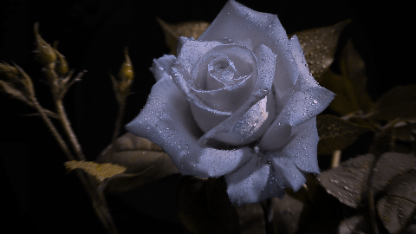
#> input picture test/flower-dal-sim.jpg, 416 x 234 px
$ python daltonize.py test/flower-dal-sim.jpg out.png
#> lines starting #> are read from the running program, lines starting #| are printed output that depends on the picture; after the words box and inside, x2 and y2 are one past the last pixel; in counts of white or black regions, pixels touching at a corner belong together
"""
   Written by Joerg Dietrich <astro@joergdietrich.com>. Copyright 2015-2020
   Based on original code by Oliver Siemoneit. Copyright 2007
   This code is licensed under the GNU GPL version 2, see COPYING for details.
"""

from collections import OrderedDict
import pickle
from pkg_resources import parse_version
import warnings

from PIL import Image
import numpy as np
assert parse_version(np.__version__) >= parse_version('1.9.0'), \
    "numpy >= 1.9.0 is required for daltonize"
try:
    import matplotlib as mpl
    _NO_MPL = False
except ImportError:
    _NO_MPL = True

COLOR_KEYS = ("color", "fc", "ec", "mec", "mfc", "mfcalt", "cmap", "array")

def transform_colorspace(img, mat):
    """Transform image to a different color space.

    Arguments:
    ----------
    img : array of shape (M, N, 3)
    mat : array of shape (3, 3)
        conversion matrix to different color space

    Returns:
    --------
    out : array of shape (M, N, 3)
    """
    return img @ mat.T


def simulate(rgb, color_deficit="d"):
    """Simulate the effect of color blindness on an image.

    Arguments:
    ----------
    rgb : array of shape (M, N, 3)
        original image in RGB format, values must be [0, 1] bounded
    color_deficit : {"d", "p", "t"}, optional
        type of colorblindness, d for deuteronopia (default),
        p for protonapia,
        t for tritanopia

    Returns:
    --------
    sim_rgb : array of shape (M, N, 3)
        simulated image in RGB format
    """
    # Colorspace transformation matrices
    cb_matrices = {
        "d": np.array([[1, 0, 0], [1.10104433,  0, -0.00901975], [0, 0, 1]], dtype=np.float16),
        "p": np.array([[0, 0.90822864, 0.008192], [0, 1, 0], [0, 0, 1]], dtype=np.float16),
        "t": np.array([[1, 0, 0], [0, 1, 0], [-0.15773032,  1.19465634, 0]], dtype=np.float16),
    }
    rgb2lms = np.array([[0.3904725 , 0.54990437, 0.00890159],
       [0.07092586, 0.96310739, 0.00135809],
       [0.02314268, 0.12801221, 0.93605194]], dtype=np.float16)
    # Precomputed inverse
    lms2rgb = np.array([[ 2.85831110e+00, -1.62870796e+00, -2.48186967e-02],
       [-2.10434776e-01,  1.15841493e+00,  3.20463334e-04],
       [-4.18895045e-02, -1.18154333e-01,  1.06888657e+00]], dtype=np.float16)
    # first go from RBG to LMS space
    lms = transform_colorspace(rgb, rgb2lms)
    # Calculate image as seen by the color blind
    sim_lms = transform_colorspace(lms, cb_matrices[color_deficit])
    # Transform back to RBG
    sim_rgb = transform_colorspace(sim_lms, lms2rgb)
    return np.clip(sim_rgb, 0, 1)


def daltonize(rgb, color_deficit='d'):
    """
    Adjust color palette of an image to compensate color blindness.

    Arguments:
    ----------
    rgb : array of shape (M, N, 3)
        original image in RGB format, values must be [0, 1] bounded
    color_deficit : {"d", "p", "t"}, optional
        type of colorblindness, d for deuteronopia (default),
        p for protonapia,
        t for tritanopia

    Returns:
    --------
    dtpn : array of shape (M, N, 3)
        image in RGB format with colors adjusted
    """
    sim_rgb = simulate(rgb, color_deficit)
    err2mod = np.array([[0, 0, 0], [0.7, 1, 0], [0.7, 0, 1]])
    # rgb - sim_rgb contains the color information that dichromats
    # cannot see. err2mod rotates this to a part of the spectrum that
    # they can see.
    err = transform_colorspace(rgb - sim_rgb, err2mod)
    dtpn = err + rgb
    return np.clip(dtpn, 0, 1)


def array_to_img(arr, gamma=2.4):
    """Convert a numpy array to a PIL image.

    Arguments:
    ----------
    arr : array of shape (M, N, 3)
    gamma : float exponent of gamma correction

    Returns:
    --------
    img : PIL.Image.Image
        RGB image created from array
    """
    # clip values to lie in the range [0, 255]
    arr = inverse_gamma_correction(arr, gamma=gamma)
    arr = np.clip(arr, 0, 255)
    arr = arr.astype('uint8')
    img = Image.fromarray(arr, mode='RGB')
    return img


# [301 lines left out: functions get_child_colors, get_mpl_colors, get_key_colors, arrays_from_dict, _set_colors_from_array, set_mpl_colors and 4 more, not called in this run]

def gamma_correction(rgb, gamma=2.4):
    """
    Apply sRGB gamma correction
    :param rgb: array of shape (M, N, 3) with sRGB values in the range [0, 255]
    :param gamma:
    :return: linear_rgb, array of shape (M, N, 3) with linear sRGB values between in the range [0, 1]
    """
    linear_rgb = np.zeros_like(rgb, dtype=np.float16)
    for i in range(3):
        idx = rgb[:, :, i] > 0.04045 * 255
        linear_rgb[idx, i] = ((rgb[idx, i] / 255 + 0.055) / 1.055)**gamma
        idx = np.logical_not(idx)
        linear_rgb[idx, i] = rgb[idx, i] / 255 / 12.92
    return linear_rgb

def inverse_gamma_correction(linear_rgb, gamma=2.4):
    """

    :param linear_rgb: array of shape (M, N, 3) with linear sRGB values between in the range [0, 1]
    :param gamma: float
    :return: array of shape (M, N, 3) with inverse gamma correction applied, values in the range [0, 255]
    """
    rgb = np.zeros_like(linear_rgb, dtype=np.float16)
    for i in range(3):
        idx = linear_rgb[:, :, i] <= 0.0031308
        rgb[idx, i] = 255 * 12.92 * linear_rgb[idx, i]
        idx = np.logical_not(idx)
        rgb[idx, i] = 255 * (1.055 * linear_rgb[idx, i]**(1/gamma) - 0.055)
    return np.round(rgb)


def main():
    import argparse
    # pylint: disable=invalid-name
    parser = argparse.ArgumentParser()
    parser.add_argument("input_image", type=str)
    parser.add_argument("output_image", type=str)
    group = parser.add_mutually_exclusive_group()
    group.add_argument("-s", "--simulate", help="create simulated image",
                       action="store_true")
    group.add_argument("-d", "--daltonize",
                       help="adjust image color palette for color blindness",
                       action="store_true")
    parser.add_argument("-t", "--type", type=str, choices=["d", "p", "t"],
                        help="type of color blindness (deuteranopia, "
                             "protanopia, tritanopia), default is deuteranopia "
                             "(most common)")
    parser.add_argument("-g", "--gamma", type=float, default=2.4,
                        help="value of gamma correction to be applied before transformation. The default "
                             "applies the standard sRGB correction with an exponent of 2.4 "
                             "Use 1 for no gamma correction.")
    args = parser.parse_args()

    if args.simulate is False and args.daltonize is False:
        warnings.warn("No action specified, assume daltonizing")
        args.daltonize = True
    if args.type is None:
        args.type = "d"

    orig_img = np.asarray(Image.open(args.input_image).convert("RGB"), dtype=np.float16)
    orig_img = gamma_correction(orig_img, args.gamma)
#> the loop in gamma_correction, `for i in range(3):` made 3 passes
#> pass 1, in gamma_correction, `idx = rgb[:, :, i] > 0.04045 * 255`:
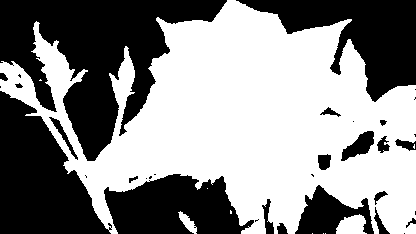
#> idx: shape (234, 416) bool; 54.7% white; 34 black regions (14 under 20 px), largest, box (x1, y1, x2, y2) and area: (0, 0, 227, 161) 16378, (0, 91, 112, 234) 9509, (236, 0, 416, 102) 8054
#> pass 2, in gamma_correction, `idx = rgb[:, :, i] > 0.04045 * 255`:
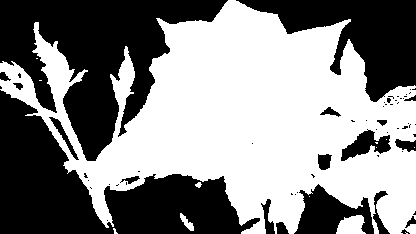
#> idx: shape (234, 416) bool; 53.2% white; 63 black regions (44 under 20 px), largest, box (x1, y1, x2, y2) and area: (0, 0, 228, 161) 16593, (0, 90, 260, 234) 16180, (236, 0, 416, 102) 8182
#> after the loop in gamma_correction, `for i in range(3):`:
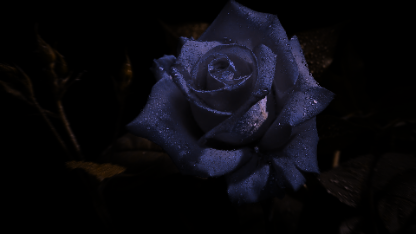
#> linear_rgb: shape (234, 416, 3) float16; mean R, G, B 0.0403, 0.038, 0.057

    if args.simulate:
        simul_rgb = simulate(orig_img, args.type)
        simul_img = array_to_img(simul_rgb, args.gamma)
        simul_img.save(args.output_image)
    if args.daltonize:
        dalton_rgb = daltonize(orig_img, args.type)
#> in transform_colorspace (call 3), `return img @ mat.T`:
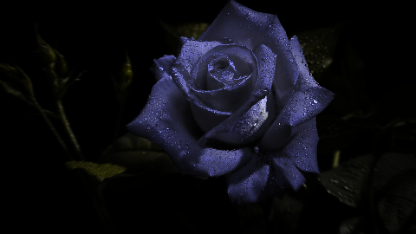
#> returned value: shape (234, 416, 3) float16; mean of channels 0, 1, 2 0.039, 0.039, 0.0569; drawn with min black and max white
#> in transform_colorspace (call 4), `return img @ mat.T`:
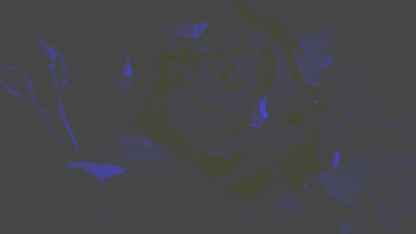
#> returned value: shape (234, 416, 3) float64; mean of channels 0, 1, 2 0, 3.66e-05, 0.00104; drawn with min black and max white
        dalton_img = array_to_img(dalton_rgb, args.gamma)
#> the loop in inverse_gamma_correction, `for i in range(3):` made 3 passes
#> pass 3, in inverse_gamma_correction, `idx = linear_rgb[:, :, i] <= 0.0031308`:
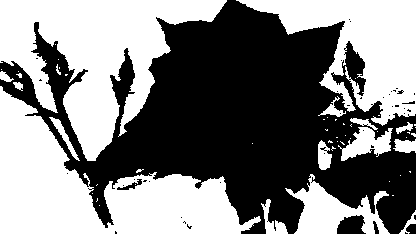
#> idx: shape (234, 416) bool; 50.6% white; 43 black regions (37 under 20 px), largest, box (x1, y1, x2, y2) and area: (0, 0, 416, 234) 47349, (337, 215, 366, 234) 420, (117, 179, 142, 190) 92, (406, 224, 416, 234) 82, (373, 221, 379, 234) 45, (402, 101, 415, 104) 21
        dalton_img.save(args.output_image)


if __name__ == '__main__':
    main()
